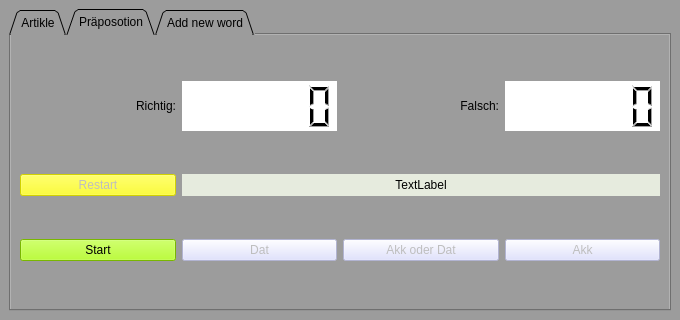
<?xml version="1.0" encoding="UTF-8"?>
<ui version="4.0">
 <class>LernenPronomen</class>
 <widget class="QMainWindow" name="LernenPronomen">
  <property name="geometry">
   <rect>
    <x>0</x>
    <y>0</y>
    <width>680</width>
    <height>320</height>
   </rect>
  </property>
  <property name="windowTitle">
   <string>Lernen Deutsch</string>
  </property>
  <property name="windowIcon">
   <iconset>
    <normalon>:/icon/icons8-germany-48.png</normalon>
   </iconset>
  </property>
  <property name="styleSheet">
   <string notr="true">background-color: rgb(156, 156, 156);
</string>
  </property>
  <widget class="QWidget" name="centralwidget">
   <layout class="QGridLayout" name="gridLayout_2">
    <item row="1" column="0">
     <widget class="QTabWidget" name="Preposition">
      <property name="tabPosition">
       <enum>QTabWidget::North</enum>
      </property>
      <property name="tabShape">
       <enum>QTabWidget::Triangular</enum>
      </property>
      <property name="currentIndex">
       <number>1</number>
      </property>
      <widget class="QWidget" name="tab_1">
       <attribute name="title">
        <string>Artikle</string>
       </attribute>
       <layout class="QGridLayout" name="gridLayout_4">
        <item row="2" column="1">
         <widget class="QPushButton" name="pushButton_3">
          <property name="text">
           <string>PushButton</string>
          </property>
         </widget>
        </item>
        <item row="2" column="0">
         <widget class="QPushButton" name="pushButton">
          <property name="text">
           <string>PushButton</string>
          </property>
         </widget>
        </item>
        <item row="0" column="2">
         <widget class="QGroupBox" name="groupBox_3">
          <property name="title">
           <string>Text</string>
          </property>
          <property name="alignment">
           <set>Qt::AlignCenter</set>
          </property>
          <layout class="QGridLayout" name="gridLayout_5">
           <item row="0" column="0">
            <widget class="QLabel" name="label_3">
             <property name="text">
              <string/>
             </property>
             <property name="alignment">
              <set>Qt::AlignCenter</set>
             </property>
            </widget>
           </item>
          </layout>
         </widget>
        </item>
        <item row="2" column="2">
         <widget class="QPushButton" name="pushButton_2">
          <property name="text">
           <string>PushButton</string>
          </property>
         </widget>
        </item>
        <item row="3" column="0" colspan="4">
         <widget class="QProgressBar" name="progressBar">
          <property name="enabled">
           <bool>false</bool>
          </property>
          <property name="layoutDirection">
           <enum>Qt::LeftToRight</enum>
          </property>
          <property name="autoFillBackground">
           <bool>false</bool>
          </property>
          <property name="styleSheet">
           <string notr="true">gridline-color: rgb(255, 255, 0);
</string>
          </property>
          <property name="maximum">
           <number>-1</number>
          </property>
          <property name="value">
           <number>-1</number>
          </property>
          <property name="textVisible">
           <bool>false</bool>
          </property>
         </widget>
        </item>
        <item row="0" column="0" colspan="2">
         <widget class="QGroupBox" name="groupBox_2">
          <property name="title">
           <string>Image</string>
          </property>
          <property name="alignment">
           <set>Qt::AlignCenter</set>
          </property>
         </widget>
        </item>
        <item row="0" column="3">
         <widget class="QGroupBox" name="groupBox">
          <property name="maximumSize">
           <size>
            <width>150</width>
            <height>16777215</height>
           </size>
          </property>
          <property name="title">
           <string>Settings</string>
          </property>
          <property name="alignment">
           <set>Qt::AlignCenter</set>
          </property>
          <layout class="QGridLayout" name="gridLayout_3">
           <item row="1" column="0">
            <widget class="QSlider" name="horizontalSlider">
             <property name="enabled">
              <bool>false</bool>
             </property>
             <property name="maximumSize">
              <size>
               <width>100</width>
               <height>10</height>
              </size>
             </property>
             <property name="contextMenuPolicy">
              <enum>Qt::DefaultContextMenu</enum>
             </property>
             <property name="accessibleName">
              <string/>
             </property>
             <property name="layoutDirection">
              <enum>Qt::LeftToRight</enum>
             </property>
             <property name="maximum">
              <number>20</number>
             </property>
             <property name="value">
              <number>10</number>
             </property>
             <property name="orientation">
              <enum>Qt::Horizontal</enum>
             </property>
            </widget>
           </item>
           <item row="0" column="0">
            <widget class="QCheckBox" name="checkBox">
             <property name="layoutDirection">
              <enum>Qt::LeftToRight</enum>
             </property>
             <property name="text">
              <string>Time</string>
             </property>
            </widget>
           </item>
          </layout>
         </widget>
        </item>
       </layout>
      </widget>
      <widget class="QWidget" name="tab_2">
       <attribute name="title">
        <string>Präposotion</string>
       </attribute>
       <layout class="QGridLayout" name="gridLayout">
        <item row="1" column="0">
         <widget class="QLabel" name="label_2">
          <property name="styleSheet">
           <string notr="true">color: rgb(0, 0, 0);</string>
          </property>
          <property name="text">
           <string>Richtig:</string>
          </property>
          <property name="alignment">
           <set>Qt::AlignRight|Qt::AlignTrailing|Qt::AlignVCenter</set>
          </property>
          <property name="margin">
           <number>10</number>
          </property>
         </widget>
        </item>
        <item row="1" column="4">
         <widget class="QLabel" name="label">
          <property name="text">
           <string>Falsch:</string>
          </property>
          <property name="alignment">
           <set>Qt::AlignRight|Qt::AlignTrailing|Qt::AlignVCenter</set>
          </property>
          <property name="margin">
           <number>10</number>
          </property>
         </widget>
        </item>
        <item row="3" column="0">
         <widget class="QPushButton" name="pushButton_restart">
          <property name="enabled">
           <bool>false</bool>
          </property>
          <property name="styleSheet">
           <string notr="true">background-color: rgb(255, 255, 0);</string>
          </property>
          <property name="text">
           <string>Restart</string>
          </property>
         </widget>
        </item>
        <item row="1" column="3">
         <widget class="QLCDNumber" name="lcdNumber_r">
          <property name="sizeIncrement">
           <size>
            <width>0</width>
            <height>0</height>
           </size>
          </property>
          <property name="baseSize">
           <size>
            <width>0</width>
            <height>0</height>
           </size>
          </property>
          <property name="styleSheet">
           <string notr="true">background-color: rgb(255, 255, 255);</string>
          </property>
          <property name="lineWidth">
           <number>0</number>
          </property>
          <property name="digitCount">
           <number>6</number>
          </property>
         </widget>
        </item>
        <item row="6" column="0">
         <widget class="QPushButton" name="pushButton_start">
          <property name="maximumSize">
           <size>
            <width>16777215</width>
            <height>30</height>
           </size>
          </property>
          <property name="styleSheet">
           <string notr="true">background-color: rgb(170, 255, 0);</string>
          </property>
          <property name="text">
           <string>Start</string>
          </property>
         </widget>
        </item>
        <item row="1" column="5">
         <widget class="QLCDNumber" name="lcdNumber_f">
          <property name="minimumSize">
           <size>
            <width>0</width>
            <height>10</height>
           </size>
          </property>
          <property name="maximumSize">
           <size>
            <width>200</width>
            <height>50</height>
           </size>
          </property>
          <property name="styleSheet">
           <string notr="true">background-color: rgb(255, 255, 255);</string>
          </property>
          <property name="frameShape">
           <enum>QFrame::Box</enum>
          </property>
          <property name="lineWidth">
           <number>0</number>
          </property>
          <property name="midLineWidth">
           <number>0</number>
          </property>
          <property name="smallDecimalPoint">
           <bool>false</bool>
          </property>
          <property name="digitCount">
           <number>6</number>
          </property>
          <property name="mode">
           <enum>QLCDNumber::Dec</enum>
          </property>
          <property name="segmentStyle">
           <enum>QLCDNumber::Filled</enum>
          </property>
         </widget>
        </item>
        <item row="6" column="5">
         <widget class="QPushButton" name="pushButton_akk">
          <property name="enabled">
           <bool>false</bool>
          </property>
          <property name="maximumSize">
           <size>
            <width>16777215</width>
            <height>16777215</height>
           </size>
          </property>
          <property name="sizeIncrement">
           <size>
            <width>15</width>
            <height>0</height>
           </size>
          </property>
          <property name="baseSize">
           <size>
            <width>2</width>
            <height>-10354</height>
           </size>
          </property>
          <property name="styleSheet">
           <string notr="true">background-color: rgb(216, 218, 255);</string>
          </property>
          <property name="text">
           <string>Akk</string>
          </property>
         </widget>
        </item>
        <item row="6" column="4">
         <widget class="QPushButton" name="pushButton_akk_dat">
          <property name="enabled">
           <bool>false</bool>
          </property>
          <property name="maximumSize">
           <size>
            <width>16777215</width>
            <height>16777215</height>
           </size>
          </property>
          <property name="styleSheet">
           <string notr="true">background-color: rgb(216, 218, 255);</string>
          </property>
          <property name="text">
           <string>Akk oder Dat</string>
          </property>
         </widget>
        </item>
        <item row="6" column="3">
         <widget class="QPushButton" name="pushButton_dat">
          <property name="enabled">
           <bool>false</bool>
          </property>
          <property name="styleSheet">
           <string notr="true">background-color: rgb(216, 218, 255);
</string>
          </property>
          <property name="inputMethodHints">
           <set>Qt::ImhNone</set>
          </property>
          <property name="text">
           <string>Dat</string>
          </property>
         </widget>
        </item>
        <item row="3" column="3" colspan="3">
         <widget class="QLabel" name="label_output">
          <property name="maximumSize">
           <size>
            <width>16777215</width>
            <height>30</height>
           </size>
          </property>
          <property name="styleSheet">
           <string notr="true">background-color: rgb(230, 235, 222);
border-color: rgb(0, 0, 0);
font: 16pt &quot;MS Shell Dlg 2&quot;;</string>
          </property>
          <property name="text">
           <string>TextLabel</string>
          </property>
          <property name="alignment">
           <set>Qt::AlignCenter</set>
          </property>
          <property name="wordWrap">
           <bool>false</bool>
          </property>
          <property name="margin">
           <number>1</number>
          </property>
         </widget>
        </item>
       </layout>
      </widget>
      <widget class="QWidget" name="tab_3">
       <attribute name="title">
        <string>Add new word</string>
       </attribute>
       <widget class="QLineEdit" name="lineEdit">
        <property name="geometry">
         <rect>
          <x>70</x>
          <y>40</y>
          <width>121</width>
          <height>20</height>
         </rect>
        </property>
        <property name="styleSheet">
         <string notr="true">background-color: rgb(255, 255, 255);</string>
        </property>
       </widget>
       <widget class="QLabel" name="label_4">
        <property name="geometry">
         <rect>
          <x>120</x>
          <y>20</y>
          <width>47</width>
          <height>16</height>
         </rect>
        </property>
        <property name="text">
         <string>TextLabel</string>
        </property>
       </widget>
       <widget class="QPushButton" name="pushButton_4">
        <property name="geometry">
         <rect>
          <x>400</x>
          <y>50</y>
          <width>75</width>
          <height>23</height>
         </rect>
        </property>
        <property name="text">
         <string>PushButton</string>
        </property>
       </widget>
       <widget class="QLabel" name="label_5">
        <property name="geometry">
         <rect>
          <x>10</x>
          <y>20</y>
          <width>47</width>
          <height>13</height>
         </rect>
        </property>
        <property name="text">
         <string>TextLabel</string>
        </property>
       </widget>
       <widget class="QLineEdit" name="lineEdit_2">
        <property name="geometry">
         <rect>
          <x>10</x>
          <y>40</y>
          <width>51</width>
          <height>20</height>
         </rect>
        </property>
        <property name="styleSheet">
         <string notr="true">background-color: rgb(255, 255, 255);</string>
        </property>
       </widget>
       <widget class="QLineEdit" name="lineEdit_3">
        <property name="geometry">
         <rect>
          <x>200</x>
          <y>40</y>
          <width>71</width>
          <height>20</height>
         </rect>
        </property>
        <property name="styleSheet">
         <string notr="true">background-color: rgb(255, 255, 255);</string>
        </property>
       </widget>
      </widget>
     </widget>
    </item>
   </layout>
  </widget>
 </widget>
 <resources>
  <include location="qt.qrc"/>
 </resources>
 <connections/>
</ui>
